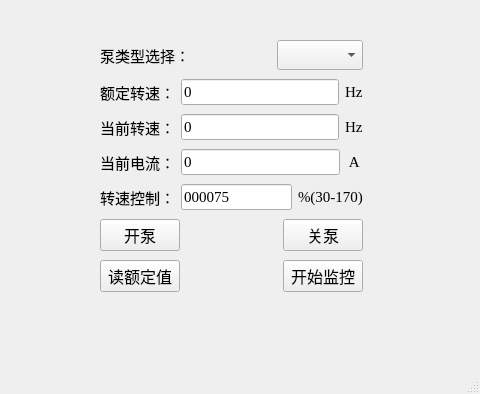
<?xml version="1.0" encoding="UTF-8"?>
<ui version="4.0">
 <class>MainWindow</class>
 <widget class="QMainWindow" name="MainWindow">
  <property name="geometry">
   <rect>
    <x>0</x>
    <y>0</y>
    <width>480</width>
    <height>394</height>
   </rect>
  </property>
  <property name="windowTitle">
   <string>质谱01真空测试软件</string>
  </property>
  <widget class="QWidget" name="centralwidget">
   <widget class="QWidget" name="layoutWidget">
    <property name="geometry">
     <rect>
      <x>100</x>
      <y>40</y>
      <width>263</width>
      <height>252</height>
     </rect>
    </property>
    <layout class="QGridLayout" name="gridLayout">
     <item row="0" column="0">
      <layout class="QHBoxLayout" name="horizontalLayout_7">
       <item>
        <widget class="QLabel" name="label_9">
         <property name="font">
          <font>
           <family>宋体</family>
           <pointsize>11</pointsize>
          </font>
         </property>
         <property name="text">
          <string>泵类型选择：</string>
         </property>
        </widget>
       </item>
       <item>
        <spacer name="horizontalSpacer_3">
         <property name="orientation">
          <enum>Qt::Horizontal</enum>
         </property>
         <property name="sizeHint" stdset="0">
          <size>
           <width>40</width>
           <height>20</height>
          </size>
         </property>
        </spacer>
       </item>
       <item>
        <widget class="QComboBox" name="UI_CB_PUMPTYPE">
         <property name="font">
          <font>
           <family>宋体</family>
           <pointsize>11</pointsize>
          </font>
         </property>
        </widget>
       </item>
      </layout>
     </item>
     <item row="12" column="0">
      <layout class="QHBoxLayout" name="horizontalLayout_6">
       <item>
        <widget class="QPushButton" name="UI_PB_ERDING">
         <property name="font">
          <font>
           <family>宋体</family>
           <pointsize>12</pointsize>
          </font>
         </property>
         <property name="text">
          <string>读额定值</string>
         </property>
        </widget>
       </item>
       <item>
        <spacer name="horizontalSpacer_2">
         <property name="orientation">
          <enum>Qt::Horizontal</enum>
         </property>
         <property name="sizeHint" stdset="0">
          <size>
           <width>40</width>
           <height>20</height>
          </size>
         </property>
        </spacer>
       </item>
       <item>
        <widget class="QPushButton" name="U_PB_UPDATE">
         <property name="font">
          <font>
           <family>宋体</family>
           <pointsize>12</pointsize>
          </font>
         </property>
         <property name="text">
          <string>开始监控</string>
         </property>
        </widget>
       </item>
      </layout>
     </item>
     <item row="3" column="0">
      <spacer name="verticalSpacer_5">
       <property name="orientation">
        <enum>Qt::Vertical</enum>
       </property>
       <property name="sizeHint" stdset="0">
        <size>
         <width>20</width>
         <height>40</height>
        </size>
       </property>
      </spacer>
     </item>
     <item row="10" column="0">
      <layout class="QHBoxLayout" name="horizontalLayout_5">
       <item>
        <widget class="QPushButton" name="UI_PB_Start">
         <property name="font">
          <font>
           <family>宋体</family>
           <pointsize>12</pointsize>
          </font>
         </property>
         <property name="text">
          <string>开泵</string>
         </property>
        </widget>
       </item>
       <item>
        <spacer name="horizontalSpacer">
         <property name="orientation">
          <enum>Qt::Horizontal</enum>
         </property>
         <property name="sizeHint" stdset="0">
          <size>
           <width>40</width>
           <height>20</height>
          </size>
         </property>
        </spacer>
       </item>
       <item>
        <widget class="QPushButton" name="UI_PB_CLOSE">
         <property name="font">
          <font>
           <family>宋体</family>
           <pointsize>12</pointsize>
          </font>
         </property>
         <property name="text">
          <string>关泵</string>
         </property>
        </widget>
       </item>
      </layout>
     </item>
     <item row="11" column="0">
      <spacer name="verticalSpacer">
       <property name="orientation">
        <enum>Qt::Vertical</enum>
       </property>
       <property name="sizeHint" stdset="0">
        <size>
         <width>20</width>
         <height>40</height>
        </size>
       </property>
      </spacer>
     </item>
     <item row="8" column="0">
      <layout class="QHBoxLayout" name="horizontalLayout_4">
       <item>
        <widget class="QLabel" name="label_7">
         <property name="font">
          <font>
           <family>宋体</family>
           <pointsize>11</pointsize>
          </font>
         </property>
         <property name="text">
          <string>转速控制：</string>
         </property>
        </widget>
       </item>
       <item>
        <widget class="QLineEdit" name="UI_LE_SPEED_CONTROL">
         <property name="font">
          <font>
           <family>Times New Roman</family>
           <pointsize>11</pointsize>
          </font>
         </property>
         <property name="text">
          <string>000075</string>
         </property>
        </widget>
       </item>
       <item>
        <widget class="QLabel" name="label_8">
         <property name="font">
          <font>
           <family>Times New Roman</family>
           <pointsize>11</pointsize>
          </font>
         </property>
         <property name="text">
          <string>%(30-170)</string>
         </property>
        </widget>
       </item>
      </layout>
     </item>
     <item row="5" column="0">
      <spacer name="verticalSpacer_4">
       <property name="orientation">
        <enum>Qt::Vertical</enum>
       </property>
       <property name="sizeHint" stdset="0">
        <size>
         <width>20</width>
         <height>40</height>
        </size>
       </property>
      </spacer>
     </item>
     <item row="6" column="0">
      <layout class="QHBoxLayout" name="horizontalLayout_3">
       <item>
        <widget class="QLabel" name="label_2">
         <property name="font">
          <font>
           <family>宋体</family>
           <pointsize>11</pointsize>
          </font>
         </property>
         <property name="text">
          <string>当前电流：</string>
         </property>
        </widget>
       </item>
       <item>
        <widget class="QLineEdit" name="UI_LE_CURRENT">
         <property name="font">
          <font>
           <family>Times New Roman</family>
           <pointsize>11</pointsize>
          </font>
         </property>
         <property name="inputMask">
          <string/>
         </property>
         <property name="text">
          <string>0</string>
         </property>
        </widget>
       </item>
       <item>
        <widget class="QLabel" name="label_4">
         <property name="font">
          <font>
           <family>Times New Roman</family>
           <pointsize>11</pointsize>
          </font>
         </property>
         <property name="text">
          <string> A </string>
         </property>
        </widget>
       </item>
      </layout>
     </item>
     <item row="9" column="0">
      <spacer name="verticalSpacer_2">
       <property name="orientation">
        <enum>Qt::Vertical</enum>
       </property>
       <property name="sizeHint" stdset="0">
        <size>
         <width>20</width>
         <height>40</height>
        </size>
       </property>
      </spacer>
     </item>
     <item row="7" column="0">
      <spacer name="verticalSpacer_3">
       <property name="orientation">
        <enum>Qt::Vertical</enum>
       </property>
       <property name="sizeHint" stdset="0">
        <size>
         <width>20</width>
         <height>40</height>
        </size>
       </property>
      </spacer>
     </item>
     <item row="2" column="0">
      <layout class="QHBoxLayout" name="horizontalLayout">
       <item>
        <widget class="QLabel" name="label_5">
         <property name="font">
          <font>
           <family>宋体</family>
           <pointsize>11</pointsize>
          </font>
         </property>
         <property name="text">
          <string>额定转速：</string>
         </property>
        </widget>
       </item>
       <item>
        <widget class="QLineEdit" name="UI_LE_SPEED_O">
         <property name="font">
          <font>
           <family>Times New Roman</family>
           <pointsize>11</pointsize>
          </font>
         </property>
         <property name="text">
          <string>0</string>
         </property>
         <property name="readOnly">
          <bool>false</bool>
         </property>
        </widget>
       </item>
       <item>
        <widget class="QLabel" name="label_6">
         <property name="font">
          <font>
           <family>Times New Roman</family>
           <pointsize>11</pointsize>
          </font>
         </property>
         <property name="text">
          <string>Hz</string>
         </property>
        </widget>
       </item>
      </layout>
     </item>
     <item row="4" column="0">
      <layout class="QHBoxLayout" name="horizontalLayout_2">
       <item>
        <widget class="QLabel" name="label">
         <property name="font">
          <font>
           <family>宋体</family>
           <pointsize>11</pointsize>
          </font>
         </property>
         <property name="text">
          <string>当前转速：</string>
         </property>
        </widget>
       </item>
       <item>
        <widget class="QLineEdit" name="UI_LE_SPEED">
         <property name="font">
          <font>
           <family>Times New Roman</family>
           <pointsize>11</pointsize>
          </font>
         </property>
         <property name="text">
          <string>0</string>
         </property>
        </widget>
       </item>
       <item>
        <widget class="QLabel" name="label_3">
         <property name="font">
          <font>
           <family>Times New Roman</family>
           <pointsize>11</pointsize>
          </font>
         </property>
         <property name="text">
          <string>Hz</string>
         </property>
        </widget>
       </item>
      </layout>
     </item>
     <item row="1" column="0">
      <spacer name="verticalSpacer_6">
       <property name="orientation">
        <enum>Qt::Vertical</enum>
       </property>
       <property name="sizeHint" stdset="0">
        <size>
         <width>20</width>
         <height>40</height>
        </size>
       </property>
      </spacer>
     </item>
    </layout>
   </widget>
  </widget>
  <widget class="QMenuBar" name="menubar">
   <property name="geometry">
    <rect>
     <x>0</x>
     <y>0</y>
     <width>480</width>
     <height>23</height>
    </rect>
   </property>
  </widget>
  <widget class="QStatusBar" name="statusbar"/>
 </widget>
 <resources/>
 <connections/>
</ui>
